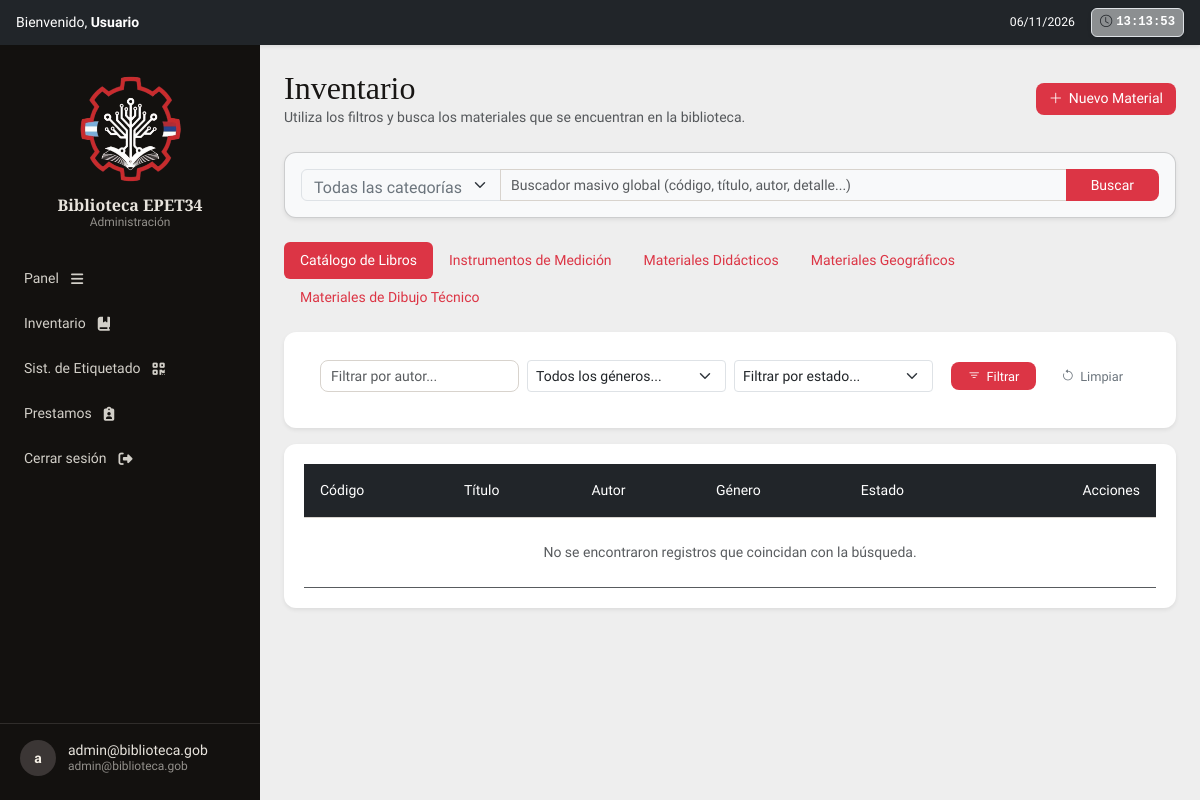
Page /inventario/index.php (signed in) on the earlier database version.
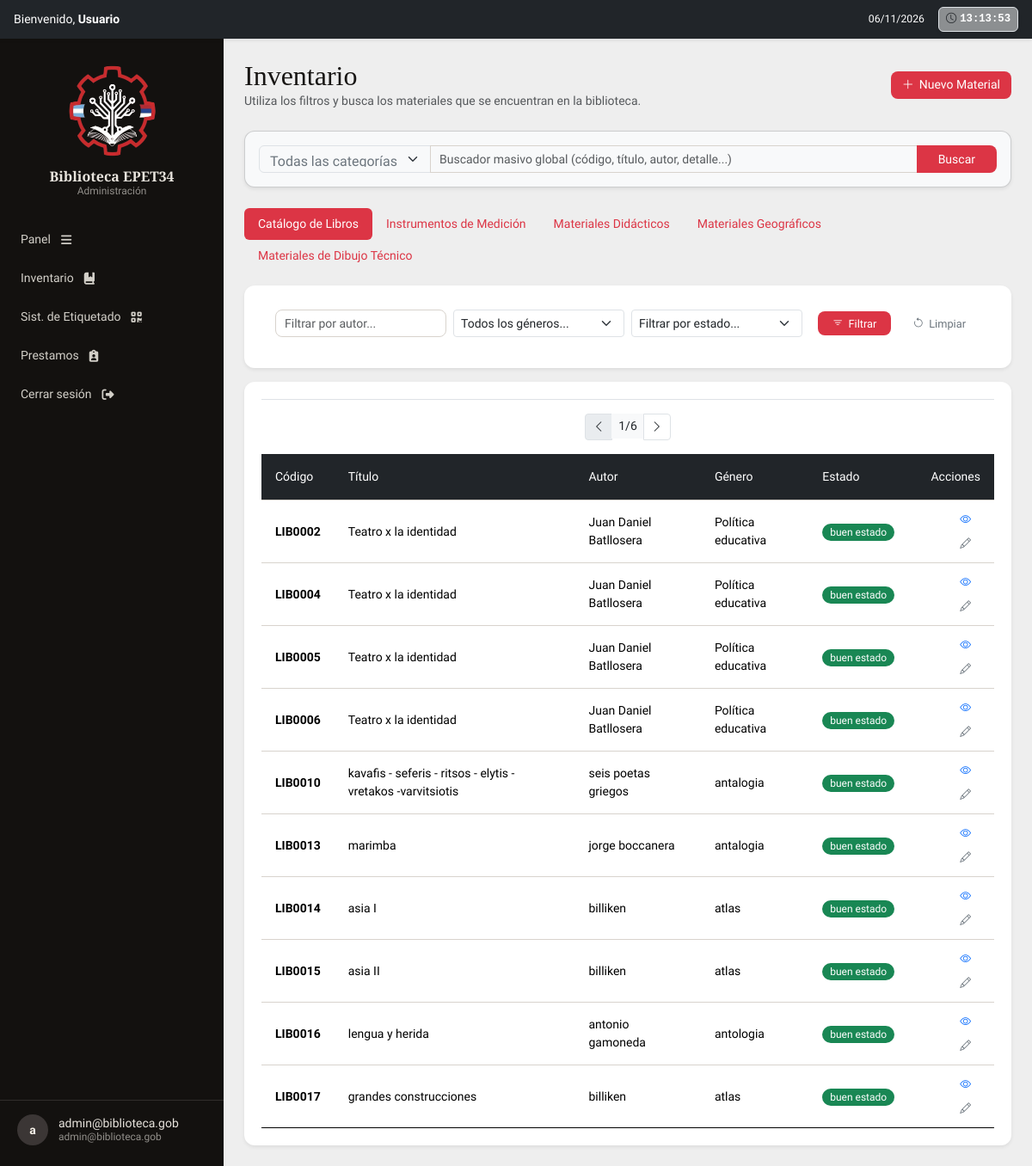
Same page on the later database version.
### tables this page shows
CREATE TABLE IF NOT EXISTS `inventario` (
  `id_material` varchar(200) NOT NULL,
  `id_viejo` int DEFAULT NULL,
  `fecha_hora_ingreso` datetime NOT NULL,
  `dni_registro` int NOT NULL COMMENT 'DNI del bibliotecario que ingresó el material',
  `id_categoria` int NOT NULL,
  `qr_material` varchar(255) DEFAULT NULL,
  `id_estado_material` int NOT NULL,
  PRIMARY KEY (`id_material`),
  UNIQUE KEY `id_material` (`id_material`)
);

CREATE TABLE IF NOT EXISTS `libros` (
  `id_material` varchar(200) NOT NULL,
  `nombre` varchar(255) NOT NULL,
  `autor` varchar(200) DEFAULT NULL,
  `id_estado` int NOT NULL,
  `genero` varchar(255) DEFAULT NULL,
  PRIMARY KEY (`id_material`),
  KEY `idx_publicaciones_autor` (`autor`),
  KEY `id_estado` (`id_estado`)
);

CREATE TABLE IF NOT EXISTS `estado_material` (
  `id_estado_material` int NOT NULL AUTO_INCREMENT,
  `desc_estado_material` varchar(255) NOT NULL,
  PRIMARY KEY (`id_estado_material`)
);

### conexion.php (called while the page is built, shortened)
<?php
function db(): PDO {
    static $pdo = null;
    if ($pdo === null) {
        $dsn = "mysql:host=" . DB_HOST . ";port=" . DB_PORT . ";dbname=" . DB_NAME . ";charset=" . DB_CHARSET;
        $pdo = new PDO($dsn, DB_USER, DB_PASS, [
            PDO::ATTR_ERRMODE => PDO::ERRMODE_EXCEPTION,
            PDO::ATTR_DEFAULT_FETCH_MODE => PDO::FETCH_ASSOC,
            PDO::ATTR_EMULATE_PREPARES => false,
        ]);
    }
    return $pdo;
}
?>

### inventario/obtener_inventario.php (called while the page is built, shortened)
<?php
require_once '../conexion.php';
$stmt_generos = db()->query("SELECT DISTINCT genero FROM libros WHERE genero IS NOT NULL AND genero != '' ORDER BY genero");
$lista_generos = $stmt_generos->fetchAll(PDO::FETCH_COLUMN);
$stmt_estados_filtro = db()->query("SELECT id_estado_material, desc_estado_material FROM estado_material");
$lista_estados_filtro = $stmt_estados_filtro->fetchAll();
$filtro_estado_comun = [
    'name' => 'id_estado_material',
    'type' => 'select_estado',
    'placeholder' => 'Filtrar por estado...',
    'sql' => 'i.id_estado_material = ?',
    'options' => $lista_estados_filtro
];
$cat_key = $_GET['cat'] ?? 'libros';
$config = $categorias_config[$cat_key];
$sql_base = "FROM inventario i
             {$config['joins']}
             INNER JOIN estado_material em ON i.id_estado_material = em.id_estado_material
             WHERE 1=1";
$params = [];
$registros_por_pagina = 10;
$pagina_actual = isset($_GET['pagina']) ? (int)$_GET['pagina'] : 1;
$offset = ($pagina_actual - 1) * $registros_por_pagina;
$stmt_total = db()->prepare("SELECT COUNT(i.id_material) " . $sql_base);
$stmt_total->execute($params);
$total_registros = $stmt_total->fetchColumn();
$total_paginas = ceil($total_registros / $registros_por_pagina);
$sql_final = "SELECT i.id_material, {$config['campos_select'][0]}, {$config['campos_select'][1]}, {$config['campos_select'][2]}, em.desc_estado_material AS estado "
             . $sql_base
             . " LIMIT $registros_por_pagina OFFSET $offset";
$stmt = db()->prepare($sql_final);
$stmt->execute($params);
$resultados = $stmt->fetchAll();
?>

### inventario/index.php (the view, shortened to what the changed rows need)
<?php
require_once 'obtener_inventario.php';
include __DIR__ . '/../includes/layout_header.php';
?>
<!DOCTYPE html>
<html lang="es">
<head>
</head>
<body class="bg-light">
    <div class="titulo-pagina mb-4">
        <div>
            <h1>Inventario</h1>
        </div>
    </div>
    <form method="GET" action="index.php">
        <ul class="nav nav-pills mb-3">
            <?php foreach ($categorias_config as $key => $data): ?>
                <li class="nav-item">
                    <a class="nav-link <?= $cat_key === $key ? 'bg-danger text-white active' : 'text-danger' ?>"
                        href="index.php?cat=<?= $key ?><?= !empty($_GET['q']) ? '&q=' . urlencode($_GET['q']) : '' ?><?= !empty($_GET['id_categoria_filtro']) ? '&id_categoria_filtro=' . urlencode($_GET['id_categoria_filtro']) : '' ?>">
                        <?= $data['titulo'] ?>
                    </a>
                </li>
            <?php endforeach; ?>
        </ul>
        <div class="card shadow-sm border-0 mb-3">
            <div class="card-body bg-white py-0 px-3">
                <div class="row g-2 align-items-center py-2">
                    <?php foreach ($config['filtros'] as $filtro): ?>
                        <div class="col-md-3 mb-2">
                            <?php if (isset($filtro['type']) && $filtro['type'] === 'select'): ?>
                                <select name="<?= htmlspecialchars($filtro['name']) ?>" class="form-select form-select-sm">
                                    <option value=""><?= htmlspecialchars($filtro['placeholder']) ?></option>
                                </select>
                            <?php elseif (isset($filtro['type']) && $filtro['type'] === 'select_estado'): ?>
                                <select name="<?= htmlspecialchars($filtro['name']) ?>" class="form-select form-select-sm">
                                    <option value=""><?= htmlspecialchars($filtro['placeholder']) ?></option>
                                </select>
                            <?php else: ?>
                                <input type="text" name="<?= htmlspecialchars($filtro['name']) ?>" class="form-control form-control-sm" placeholder="<?= htmlspecialchars($filtro['placeholder']) ?>" value="<?= htmlspecialchars($_GET[$filtro['name']] ?? '') ?>">
                            <?php endif; ?>
                        </div>
                    <?php endforeach; ?>
                </div>
            </div>
        </div>
    </form>
    <div class="card shadow-sm border-0">
        <?php if (isset($total_paginas) && $total_paginas > 1): ?>
            <?php
            $params_url = $_GET;
            unset($params_url['pagina']);
            $query_string = http_build_query($params_url);
            $query_string = $query_string ? '&' . $query_string : '';
            ?>
            <div class="d-flex justify-content-center py-3 bg-white border-top">
                <nav aria-label="Paginación compacta centrado">
                    <ul class="pagination pagination-sm m-0">
                        <li class="page-item <?= ($pagina_actual <= 1) ? 'disabled' : '' ?>">
                            <a class="page-link text-dark px-2 py-1" href="index.php?cat=<?= htmlspecialchars($cat_key) ?>&pagina=<?= $pagina_actual - 1 ?><?= $query_string ?>" title="Anterior">
                                <i class="bi bi-chevron-left"></i>
                            </a>
                        </li>
                        <li class="page-item disabled">
                            <span class="page-link bg-light text-dark px-2 py-1 border-0">
                                <?= $pagina_actual ?>/<?= $total_paginas ?>
                            </span>
                        </li>
                        <li class="page-item <?= ($pagina_actual >= $total_paginas) ? 'disabled' : '' ?>">
                            <a class="page-link text-dark px-2 py-1" href="index.php?cat=<?= htmlspecialchars($cat_key) ?>&pagina=<?= $pagina_actual + 1 ?><?= $query_string ?>" title="Siguiente">
                                <i class="bi bi-chevron-right"></i>
                            </a>
                        </li>
                    </ul>
                </nav>
            </div>
        <?php endif; ?>
        <div class="table-responsive">
            <table class="table table-hover align-middle mb-0">
                <thead class="table-dark">
                    <tr>
                        <?php foreach ($config['columnas'] as $col): ?>
                            <th class="py-3 px-3"><?= $col ?></th>
                        <?php endforeach; ?>
                        <th class="py-3 px-3 text-end">Acciones</th>
                    </tr>
                </thead>
                <tbody>
                    <?php if (empty($resultados)): ?>
                        <tr>
                            <td colspan="<?= count($config['columnas']) + 1 ?>" class="text-center py-4 text-muted">
                                No se encontraron registros que coincidan con la búsqueda.
                            </td>
                        </tr>
                    <?php else: ?>
                        <?php foreach ($resultados as $row): ?>
                            <?php
                            $estadoTexto = $row['estado_material'] ?? $row['estado'] ?? '-';
                            $esRoto = (stripos($estadoTexto, 'roto') !== false || stripos($estadoTexto, 'dañado') !== false || stripos($estadoTexto, 'malo') !== false);
                            $badgeClass = $esRoto ? 'bg-danger' : 'bg-success';
                            ?>
                            <tr>
                                <td class="px-3"><strong><?= htmlspecialchars($row['id_material']) ?></strong></td>
                                <td class="px-3"><?= htmlspecialchars($row['col1'] ?? '-') ?></td>
                                <td class="px-3"><?= htmlspecialchars($row['col2'] ?? '-') ?></td>
                                <td class="px-3"><?= htmlspecialchars($row['col3'] ?? '-') ?></td>
                                <td class="px-3"><span class="badge <?= $badgeClass ?>"><?= htmlspecialchars($estadoTexto) ?></span></td>
                                <td class="px-3 text-end">
                                    <button type="button"
                                        class="btn btn-sm btn-outline-primary"
                                        data-bs-toggle="modal"
                                        data-bs-target="#modalVerDetalles"
                                        data-id="<?= htmlspecialchars($row['id_material']) ?>"
                                        data-col1="<?= htmlspecialchars($row['col1'] ?? '-') ?>"
                                        data-col2="<?= htmlspecialchars($row['col2'] ?? '-') ?>"
                                        data-col3="<?= htmlspecialchars($row['col3'] ?? '-') ?>"
                                        data-estado="<?= htmlspecialchars($estadoTexto) ?>"
                                        title="Ver detalles">
                                        <i class="bi bi-eye"></i>
                                    </button>
                                    <button type="button"
                                        class="btn btn-sm btn-outline-secondary"
                                        data-bs-toggle="modal"
                                        data-bs-target="#modalEditarMaterial"
                                        data-id="<?= htmlspecialchars($row['id_material']) ?>"
                                        data-col1="<?= htmlspecialchars($row['col1'] ?? '') ?>"
                                        data-col2="<?= htmlspecialchars($row['col2'] ?? '') ?>"
                                        data-col3="<?= htmlspecialchars($row['col3'] ?? '') ?>"
                                        data-estado="<?= htmlspecialchars($estadoTexto) ?>"
                                        title="Editar material">
                                        <i class="bi bi-pencil"></i>
                                    </button>
                                </td>
                            </tr>
                        <?php endforeach; ?>
                    <?php endif; ?>
                </tbody>
            </table>
        </div>
    </div>
</body>
</html>

Differences in the rows shown:
added inventario: id_material "LIB0002", libros.nombre "Teatro x la identidad", libros.autor "Juan Daniel Batllosera", libros.genero "Política educativa", id_estado_material.desc_estado_material "buen estado"
added inventario: id_material "LIB0004", libros.nombre "Teatro x la identidad", libros.autor "Juan Daniel Batllosera", libros.genero "Política educativa", id_estado_material.desc_estado_material "buen estado"
added inventario: id_material "LIB0005", libros.nombre "Teatro x la identidad", libros.autor "Juan Daniel Batllosera", libros.genero "Política educativa", id_estado_material.desc_estado_material "buen estado"
added inventario: id_material "LIB0006", libros.nombre "Teatro x la identidad", libros.autor "Juan Daniel Batllosera", libros.genero "Política educativa", id_estado_material.desc_estado_material "buen estado"
added inventario: id_material "LIB0010", libros.nombre "kavafis - seferis - ritsos - elytis - vretakos -varvitsiotis", libros.autor "seis poetas griegos", libros.genero "antalogia", id_estado_material.desc_estado_material "buen estado"
added inventario: id_material "LIB0013", libros.nombre "marimba", libros.autor "jorge boccanera", libros.genero "antalogia", id_estado_material.desc_estado_material "buen estado"
added inventario: id_material "LIB0014", libros.nombre "asia I", libros.autor "billiken", libros.genero "atlas", id_estado_material.desc_estado_material "buen estado"
added inventario: id_material "LIB0015", libros.nombre "asia II", libros.autor "billiken", libros.genero "atlas", id_estado_material.desc_estado_material "buen estado"
added inventario: id_material "LIB0016", libros.nombre "lengua y herida", libros.autor "antonio gamoneda", libros.genero "antologia", id_estado_material.desc_estado_material "buen estado"
added inventario: id_material "LIB0017", libros.nombre "grandes construcciones", libros.autor "billiken", libros.genero "atlas", id_estado_material.desc_estado_material "buen estado"
Other differences:
$pagina_actual: (not shown) → "1"
$total_paginas: (not shown) → "6"
text no longer shown: "No se encontraron registros que coincidan con la búsqueda."
